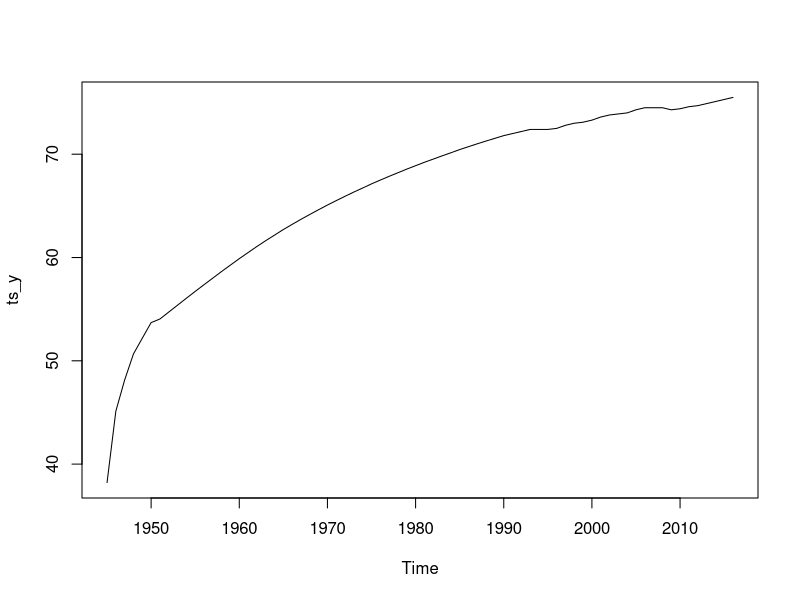
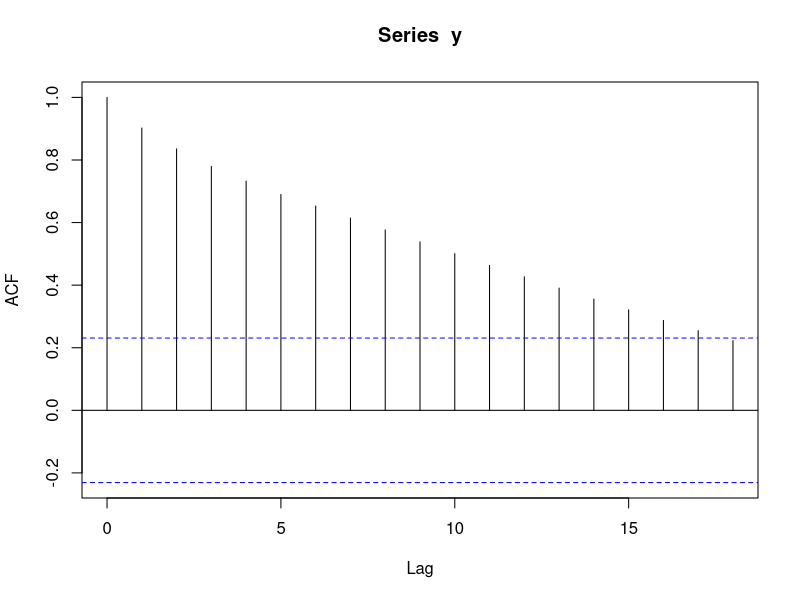
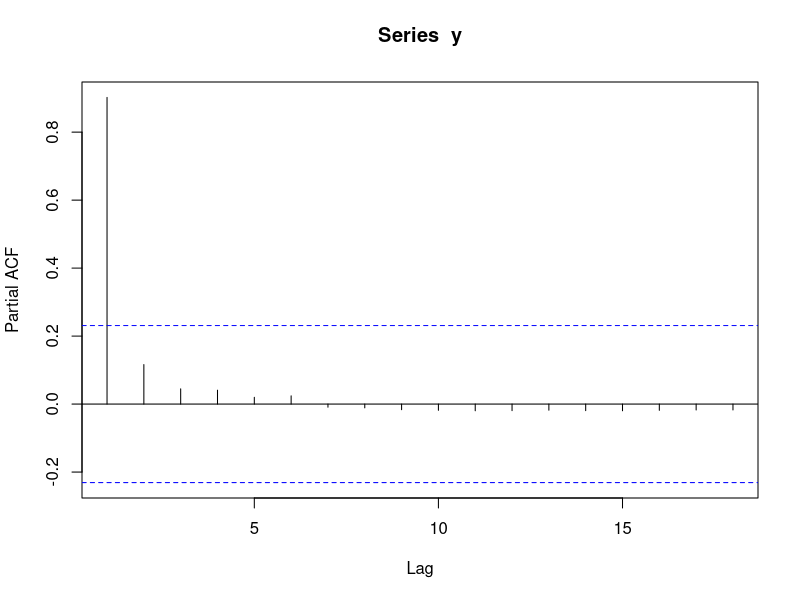
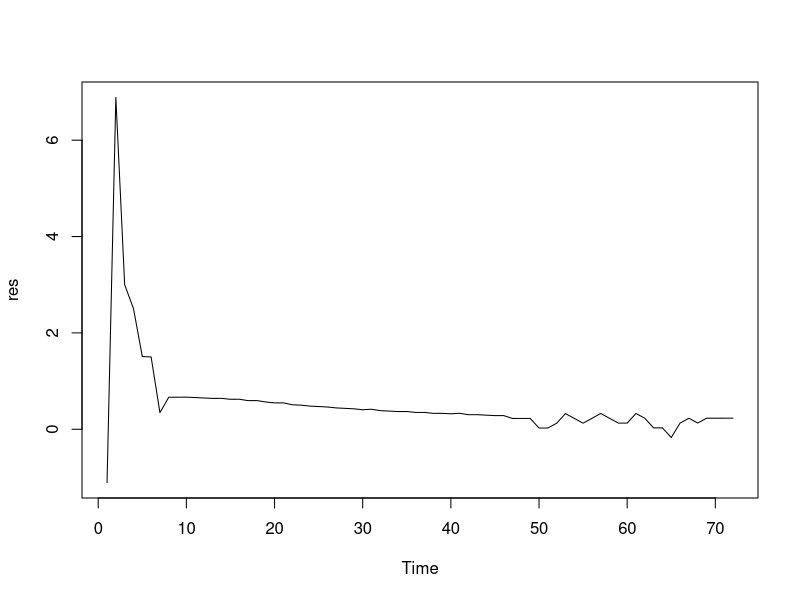
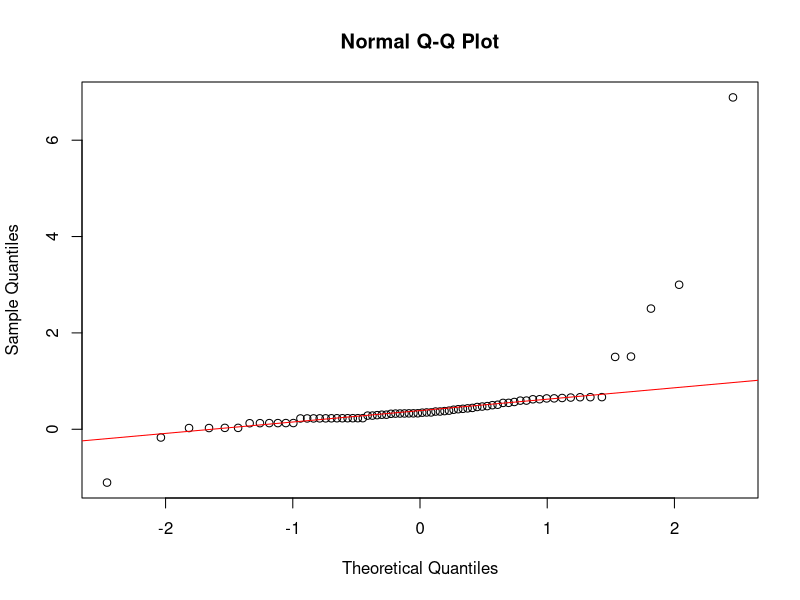
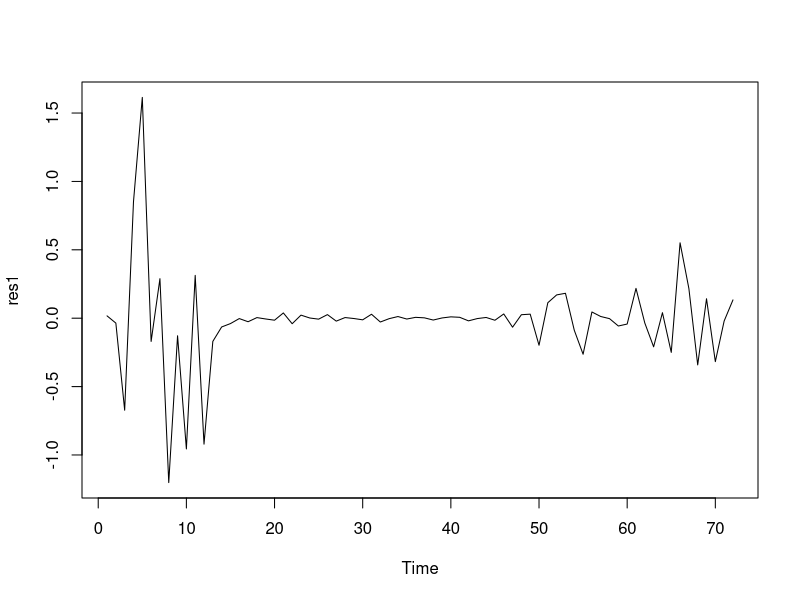
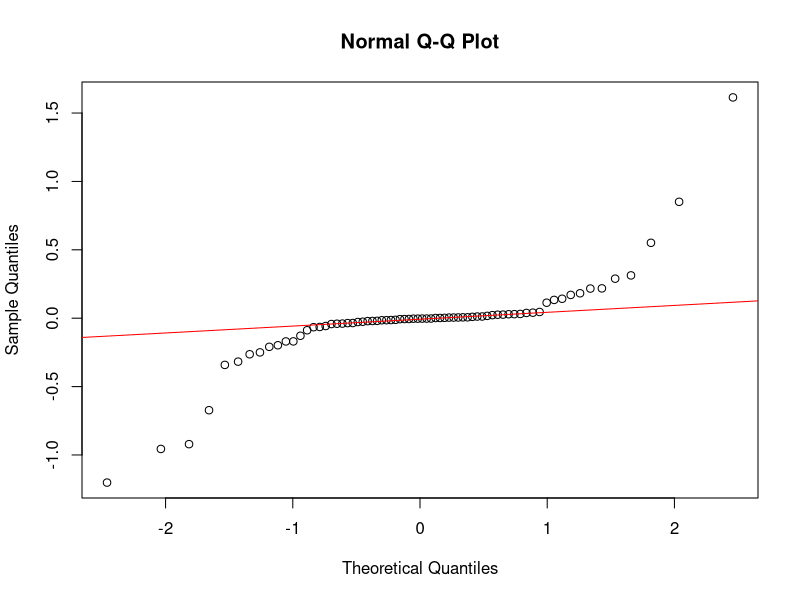
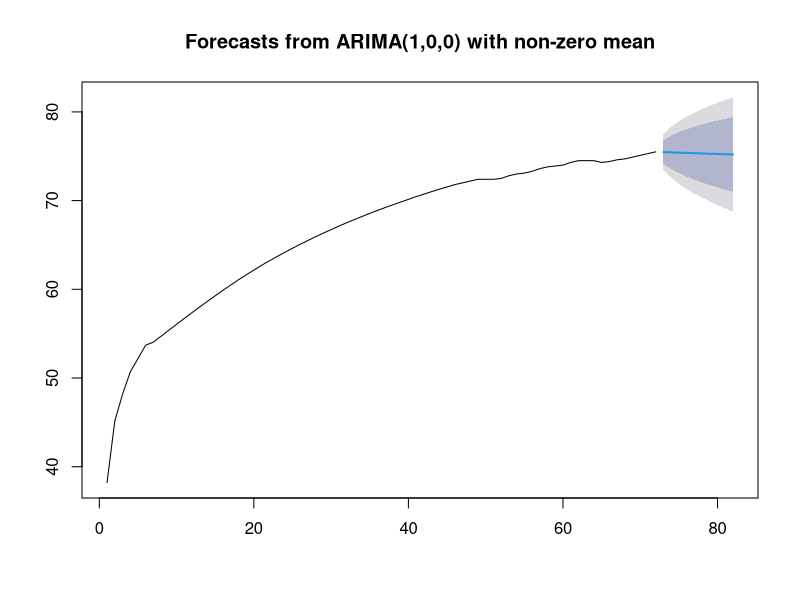

Recreate these plots in R, in order.
library(forecast)
library(tseries)

yset <- read.csv("indonesia-life-expectancy.csv", header=TRUE)

x = yset$Year
y = yset$Life_Expectancy

ts_y <- ts(y, start=c(1945), end=c(2016), frequency=1)
plot(ts_y)

acf(y, plot = F)
acf(y)

pacf(y, plot = F)
pacf(y)

arima100 <- arima(y, order=c(1,0,0))
summary(arima100)

auto_arima <- auto.arima(y)
summary(auto_arima)

res <- residuals(arima100)
plot(res)
qqnorm(res)
qqline(res, col="red")

Box.test(res,type="Ljung-Box")

res1 <- residuals(auto_arima)
plot(res1)
qqnorm(res1)
qqline(res1,col="red")

Box.test(res1, type="Ljung-Box")

forecast(arima100)
plot(forecast(arima100))

fit_model <- fitted(arima100)
plot(fitted(arima100))

plot(ts_y)
lines(fit_model,col="red")